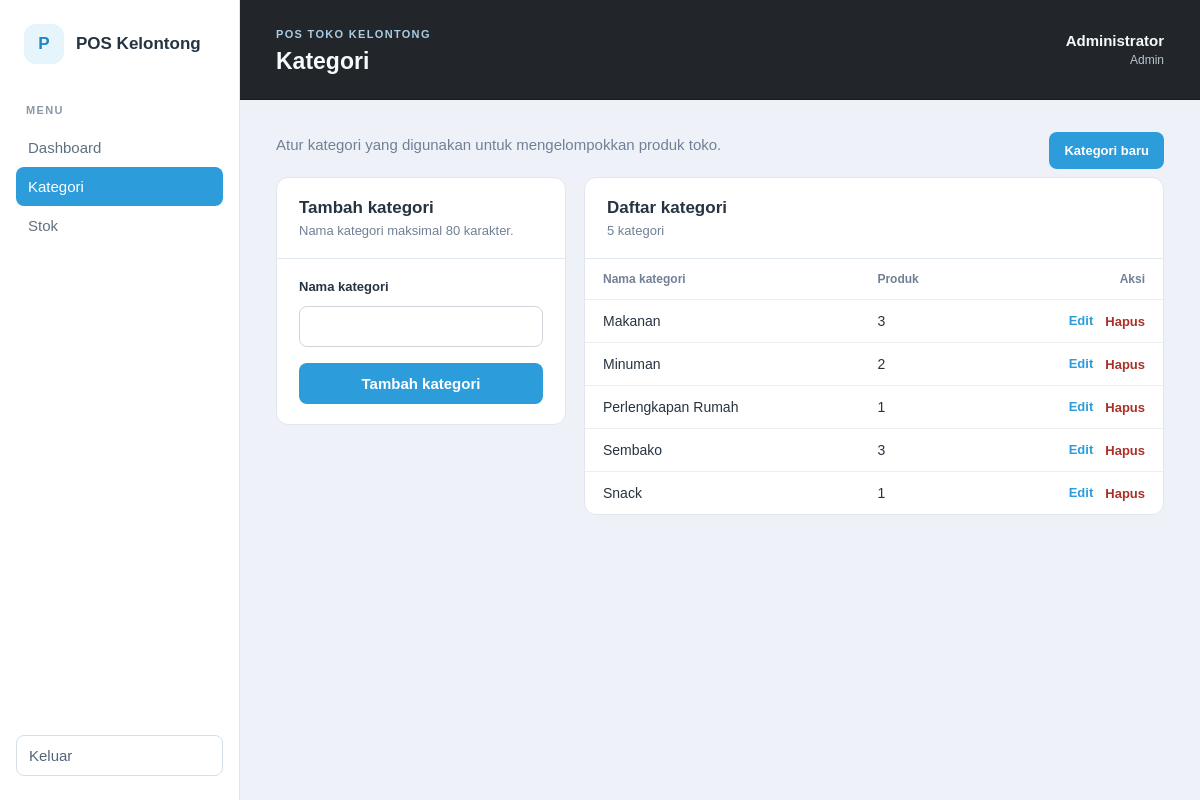
Screenshot of /admin/categories.php (signed in) with the database file from the repository.
### tables this page shows
CREATE TABLE users (
        id BIGINT UNSIGNED NOT NULL AUTO_INCREMENT,
        full_name VARCHAR(100) NOT NULL,
        username VARCHAR(50) NOT NULL,
        password_hash VARCHAR(255) NOT NULL,
        role ENUM('admin', 'cashier', 'supplier') NOT NULL,
        status ENUM('active', 'inactive') NOT NULL DEFAULT 'active',
        created_at DATETIME NOT NULL DEFAULT CURRENT_TIMESTAMP,
        updated_at DATETIME NOT NULL DEFAULT CURRENT_TIMESTAMP ON UPDATE CURRENT_TIMESTAMP,
        PRIMARY KEY (id),
        UNIQUE KEY uq_users_username (username),
        KEY idx_users_role_status (role, status)
    );

CREATE TABLE categories (
        id BIGINT UNSIGNED NOT NULL AUTO_INCREMENT,
        name VARCHAR(80) NOT NULL,
        created_at DATETIME NOT NULL DEFAULT CURRENT_TIMESTAMP,
        PRIMARY KEY (id),
        UNIQUE KEY uq_categories_name (name)
    );

### includes/functions.php (called while the page is built, shortened)
<?php
function escape_html(?string $value): string
{
    return htmlspecialchars($value ?? '', ENT_QUOTES | ENT_SUBSTITUTE, 'UTF-8');
}
function app_base_path(): string
{
    $scriptDirectory = str_replace('\\', '/', dirname($_SERVER['SCRIPT_NAME'] ?? '/'));
    $scriptDirectory = rtrim($scriptDirectory, '/');
    if (preg_match('~/(admin|cashier|supplier)$~', $scriptDirectory) === 1) {
        $scriptDirectory = rtrim(dirname($scriptDirectory), '/');
    }
    return $scriptDirectory === '' ? '' : $scriptDirectory;
}
function app_url(string $path = ''): string
{
    $basePath = app_base_path();
    $path = ltrim($path, '/');
    return ($basePath === '' ? '' : $basePath) . '/' . $path;
}

### includes/auth.php (called while the page is built, shortened)
<?php
function current_user(): ?array
{
    $user = $_SESSION['user'] ?? null;
    $validRoles = ['admin', 'cashier', 'supplier'];
    return $user;
}
function session_account_is_active(PDO $pdo, array $user): bool
{
    $statement = $pdo->prepare(
        'SELECT role, status FROM users WHERE id = :id LIMIT 1'
    );
    $statement->execute(['id' => $user['id']]);
    $account = $statement->fetch();
    return $account !== false
        && $account['status'] === 'active'
        && $account['role'] === $user['role'];
}
function require_login(): void
{
    $user = current_user();
    require_once __DIR__ . '/../config/database.php';
    try {
        $accountIsActive = session_account_is_active(database_connection(), $user);
    } catch (PDOException $exception) {
        error_log('Session account verification error: ' . $exception->getMessage());
        http_response_code(503);
        exit('Session tidak dapat diverifikasi saat ini. Silakan coba lagi nanti.');
    }
}
function require_role(string ...$allowedRoles): void
{
    require_login();
}

### config/database.php (called while the page is built, shortened)
<?php
function database_connection(): PDO
{
    static $pdo = null;
    if ($pdo instanceof PDO) {
        return $pdo;
    }
    $host = getenv('POS_DB_HOST') ?: '127.0.0.1';
    $database = getenv('POS_DB_NAME') ?: 'pos_kelontong';
    $username = getenv('POS_DB_USER') ?: 'dbadmin';
    $password = getenv('POS_DB_PASSWORD') ?: 'PasswordKuat123!';
    $dsn = "mysql:host={$host};dbname={$database};charset=utf8mb4";
    $pdo = new PDO($dsn, $username, $password, [
        PDO::ATTR_ERRMODE => PDO::ERRMODE_EXCEPTION,
        PDO::ATTR_DEFAULT_FETCH_MODE => PDO::FETCH_ASSOC,
        PDO::ATTR_EMULATE_PREPARES => false,
    ]);
    return $pdo;
}

### admin/categories.php (the view, shortened to what this page needs)
<?php
require_once __DIR__ . '/../includes/functions.php';
require_once __DIR__ . '/../includes/auth.php';
require_role('admin');
require_once __DIR__ . '/../config/database.php';
$pdo = database_connection();
$editingCategory = null;
try {
    $categories = $pdo->query(
        'SELECT c.id, c.name, c.created_at, COUNT(p.id) AS product_count
         FROM categories AS c
         LEFT JOIN products AS p ON p.category_id = c.id
         GROUP BY c.id, c.name, c.created_at
         ORDER BY c.name ASC'
    )->fetchAll();
    $listError = '';
} catch (PDOException $exception) {
    error_log('Category list error: ' . $exception->getMessage());
    $categories = [];
    $listError = 'Daftar kategori tidak dapat dimuat saat ini.';
}
$pageTitle = 'Kategori';
require __DIR__ . '/../includes/header.php';
?>
<div class="content-heading">
    <div>
        <p class="page-intro">Atur kategori yang digunakan untuk mengelompokkan produk toko.</p>
    </div>
    <a class="button-link" href="<?= escape_html(app_url('admin/categories.php')) ?>">Kategori baru</a>
</div>
<div class="category-layout">
    <section class="panel category-form-panel">
        <div class="panel-heading">
            <div>
                <h2><?= $editingCategory !== null ? 'Edit kategori' : 'Tambah kategori' ?></h2>
                <p>Nama kategori maksimal 80 karakter.</p>
            </div>
        </div>
        <form method="post" action="<?= escape_html(app_url('admin/categories.php')) ?>" class="stacked-form">
            <label for="category-name">Nama kategori</label>
            <input id="category-name" name="name" type="text" maxlength="80" required
                   value="<?= escape_html(is_string($_POST['name'] ?? null) ? $_POST['name'] : ($editingCategory['name'] ?? '')) ?>">
            <button class="primary-button" type="submit"><?= $editingCategory !== null ? 'Simpan perubahan' : 'Tambah kategori' ?></button>
        </form>
    </section>
    <section class="panel category-list-panel">
        <div class="panel-heading">
            <div>
                <h2>Daftar kategori</h2>
                <p><?= number_format(count($categories)) ?> kategori</p>
            </div>
        </div>
        <?php if ($listError !== ''): ?>
            <div class="empty-state"><p><?= escape_html($listError) ?></p></div>
        <?php else: ?>
            <div class="table-wrap">
                <table>
                    <thead>
                    <tr><th>Nama kategori</th><th>Produk</th><th class="actions-cell">Aksi</th></tr>
                    </thead>
                    <tbody>
                    <?php foreach ($categories as $category): ?>
                        <tr>
                            <td><?= escape_html($category['name']) ?></td>
                            <td><?= number_format((int) $category['product_count']) ?></td>
                            <td class="actions-cell">
                                <div class="row-actions">
                                    <a class="text-button" href="<?= escape_html(app_url('admin/categories.php?edit=' . (int) $category['id'])) ?>">Edit</a>
                                    <form method="post" action="<?= escape_html(app_url('admin/categories.php')) ?>">
                                        <button class="text-button text-button-danger" type="submit">Hapus</button>
                                    </form>
                                </div>
                            </td>
                        </tr>
                    <?php endforeach; ?>
                    </tbody>
                </table>
            </div>
        <?php endif; ?>
    </section>
</div>
<?php require __DIR__ . '/../includes/footer.php'; ?>

### includes/header.php (shortened to what this page needs)
<?php
$pageTitle = $pageTitle ?? 'POS Toko Kelontong';
$user = current_user();
?>
<!doctype html>
<html lang="id">
<head>
    <link rel="stylesheet" href="<?= escape_html(app_url('assets/css/style.css')) ?>">
</head>
<body>
<div class="app-shell">
    <?php require __DIR__ . '/sidebar.php'; ?>
    <main class="main-content">
        <header class="topbar">
            <div>
                <span class="eyebrow">POS TOKO KELONTONG</span>
                <h1><?= escape_html($pageTitle) ?></h1>
            </div>
            <?php if ($user !== null): ?>
                <div class="user-summary">
                    <span><?= escape_html($user['full_name']) ?></span>
                    <span class="role-label"><?= escape_html(ucfirst($user['role'])) ?></span>
                </div>
            <?php endif; ?>
        </header>
        <section class="page-content">

### assets/css/style.css (style rules this page uses)
:root { --ink: #263442; --muted: #718096; --line: #e1e7ee; --surface: #ffffff; --background: #eef2f8; --primary: #2d9cdb; --primary-dark: #2186c4; --danger-bg: #fff1f0; --danger: #a52822; }
* { box-sizing: border-box; }
body { margin: 0; background: var(--background); color: var(--ink); font-family: Arial, Helvetica, sans-serif; font-size: 15px; }
a { color: inherit; text-decoration: none; }
button, input { font: inherit; }
.app-shell { min-height: 100vh; display: flex; }
.nav-caption, .eyebrow { color: #8b98a8; font-size: 11px; font-weight: 700; letter-spacing: .12em; }
.main-content { flex: 1; min-width: 0; }
.topbar { min-height: 100px; display: flex; align-items: center; justify-content: space-between; gap: 20px; padding: 20px 36px; border-bottom: 1px solid #171a1f; background: #22262b; color: #f7f9fb; }
.topbar .eyebrow { color: #a8cce3; }
.topbar h1 { margin: 7px 0 0; font-size: 23px; }
.user-summary { display: grid; gap: 4px; text-align: right; font-weight: 700; }
.role-label { color: #bac5cf; font-size: 12px; font-weight: 400; }
.page-content { padding: 32px 36px; }
.primary-button { padding: 12px 16px; border: 0; border-radius: 8px; background: var(--primary); color: #fff; font-weight: 700; cursor: pointer; }
.page-intro { margin: 0 0 20px; color: var(--muted); line-height: 1.55; }
.panel { min-width: 0; border: 1px solid var(--line); border-radius: 12px; background: var(--surface); }
.panel-heading { display: flex; align-items: center; justify-content: space-between; gap: 16px; padding: 20px 22px; border-bottom: 1px solid var(--line); }
.panel-heading h2 { margin: 0 0 5px; font-size: 17px; }
.panel-heading p { margin: 0; color: var(--muted); font-size: 13px; }
.table-wrap { overflow-x: auto; }
table { width: 100%; border-collapse: collapse; text-align: left; }
th, td { padding: 13px 18px; border-bottom: 1px solid #edf0f2; white-space: nowrap; }
th { color: var(--muted); font-size: 12px; font-weight: 700; }
td { font-size: 14px; }
tbody tr:last-child td { border-bottom: 0; }
.content-heading { display: flex; align-items: center; justify-content: space-between; gap: 18px; margin-bottom: 8px; }
.content-heading .page-intro { margin-bottom: 12px; }
.button-link { display: inline-flex; align-items: center; justify-content: center; padding: 11px 15px; border-radius: 8px; background: var(--primary); color: #fff; font-size: 13px; font-weight: 700; white-space: nowrap; }
.category-layout { display: grid; grid-template-columns: minmax(250px, .8fr) minmax(0, 1.6fr); gap: 18px; align-items: start; }
.stacked-form { display: grid; gap: 12px; padding: 20px 22px; }
.stacked-form label { font-size: 13px; font-weight: 700; }
.stacked-form input { width: 100%; padding: 11px 12px; border: 1px solid #d1d5db; border-radius: 8px; }
.stacked-form .primary-button { margin-top: 4px; }
.actions-cell { text-align: right; }
.row-actions { display: flex; justify-content: flex-end; gap: 12px; }
.row-actions form { margin: 0; }
.text-button { padding: 0; border: 0; background: none; color: var(--primary); font-size: 13px; font-weight: 700; cursor: pointer; }
.text-button-danger { color: #aa3028; }

### rows the page displays
users: role "Admin"
categories: name "Makanan", product_count "3"
categories: name "Minuman", product_count "2"
categories: name "Perlengkapan Rumah", product_count "1"
categories: name "Sembako", product_count "3"
categories: name "Snack", product_count "1"

### other values shown
escape_html($pageTitle) "Kategori"
escape_html($user['full_name']) "Administrator"
count($categories) "5"
